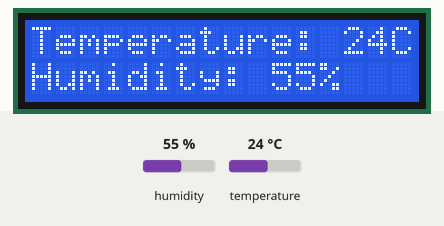
The sketch below on a simulated Arduino Uno, built with avr-gcc and run on an emulated ATmega328P. Shown: 16×2 character LCD. The test bench sets the inputs (shaded band); at power-on: humidity 55 %, temperature 24 °C.

Above: at 1.2 s.
1.3 s: humidity set to 22 %
At 3.2 s:
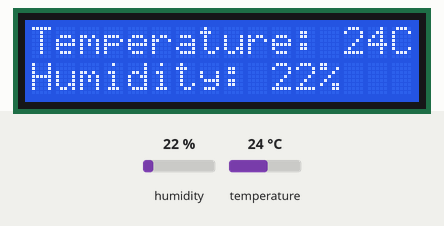
4.0 s: temperature set to 12 °C
At 4.4 s:
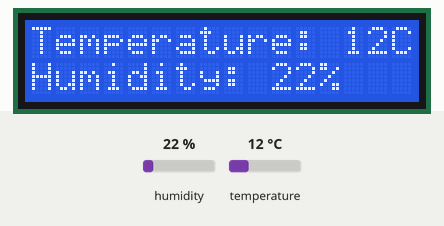
6.7 s: humidity set to 40 %
At 9.2 s:
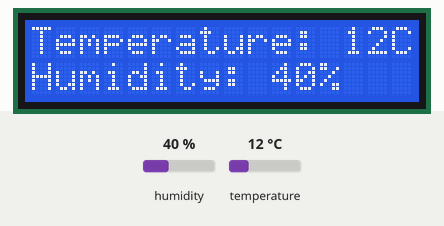
9.6 s: temperature set to 19 °C
At 10.5 s:
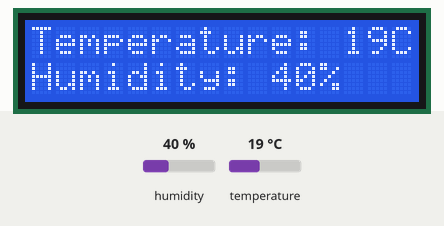
Timing chart, 0 to 12.6 s (numbered marks = the images above; inputs shaded):
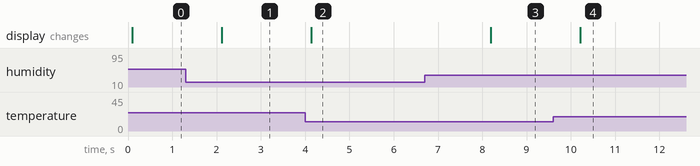

Measured:
- after the input at 1.3 s, the display: changes after 0.81 s (image 1)
- after the input at 4.0 s, the display: changes after 0.14 s (image 2)
- after the input at 6.7 s, the display: changes after 1.5 s (image 3)
- after the input at 9.6 s, the display: changes after 0.61 s (image 4)

The sketch:

Weather_Report.ino
```cpp
/*This is a program to display the temperature and humidity of your surroundings on a 16*2 lcd display
connections-

  First, power up the things. Connect the + and - on the DHT11 to the 5V and Ground of arduino respectively
  Then, power the lcd by connecting the Vss pin of lcd to Ground, and the Vdd pin to 5V.

  connect DHT11 temperature sensor to pin 13 of arduino
  connect d4, d5, d6, d7 pins of lcd to the pins 4, 5, 6, 7 of arduino respectively,

  connect the Register Select(RS) pin of lcd to pin 2 of arduino
  connect the enable(E) pin of lcd to the pin 3 of arduino
  connect the Read/Write(RW) pin of lcd with ground

  Next up, we need to connect the V0 pin on the lcd to the signal output pin(middle pin) of the potentiometer,
  and also supply 5V to it from the arduino. Also join the ground pin of the potentiometer to the ground of arduino.

  Last, connect the anode(A) of the lcd to ground, and the cathode(K) to 5V
*/


//  Don't forget to calibrate the potentiometer so that your text is visible on the lcd after you have uploaded your sketch.
#include<LiquidCrystal.h>
#include<DHT.h>

int rs = 2;
int e = 3;

int d4 = 4;
int d5 = 5;
int d6 = 6;
int d7 = 7;

int sensorPin = 12; // to sense output from DHT11

DHT dht(sensorPin, DHT11); // to initialize an object of DHT11
LiquidCrystal lcd(rs, e, d4, d5, d6, d7); // to initialize an object of LCD

void setup() {
  dht.begin();
  lcd.begin(16, 2); // we need to tell the dimensions of lcd
}

int strLength_1 = 0;
int strLength_2 = 0;

void loop() {

  float tempFloat = dht.readTemperature();
  float humFloat = dht.readHumidity();

  int tempC = round(tempFloat);
  int hum = round(humFloat);

  String str1 = String("Temperature: ") + tempC + String("C");
  String str2 = String("Humidity: ") + hum + String("%");

  lcd.setCursor(0,0); //for setting the cursor on the first row
  if(str1.length() != strLength_1){
    lcd.clear(); //for clearing the lcd whenever the text on 1st row changes
  }

  strLength_1 = str1.length();
  lcd.print(str1); // for printing on the lcd

    lcd.setCursor(0,1); //for setting the cursor on the second row
  if(str2.length() != strLength_2){
    lcd.clear(); //For clearing the lcd whenever the text on 2nd row changes
  }

  strLength_2 = str2.length();
  lcd.print(str2); // for printing on the lcd
}
```
